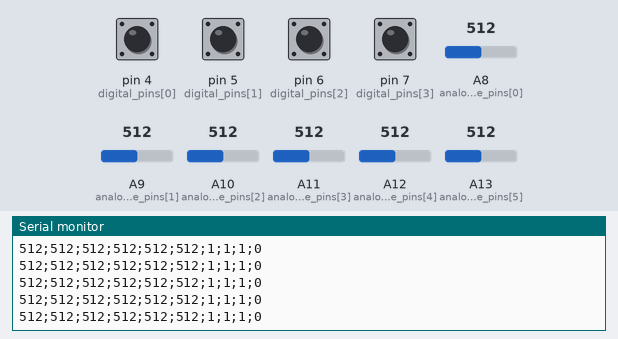
This sketch was run on a simulated Arduino Mega 2560, built with avr-gcc and run on an emulated ATmega2560. On the bench: the last lines printed to the serial monitor. Inputs (shaded band) come from the test bench; at power-on: pin 4 (digital_pins[0]), pin 5 (digital_pins[1]), pin 6 (digital_pins[2]), pin 7 (digital_pins[3]) HIGH, A8 (analogue_pins[0]) = 512, A9 (analogue_pins[1]) = 512, A10 (analogue_pins[2]) = 512, A11 (analogue_pins[3]) = 512, A12 (analogue_pins[4]) = 512, A13 (analogue_pins[5]) = 512.

Above: at 5.7 s.
5.8 s: A8 (analogue_pins[0]) set to 107
At 5.82 s:
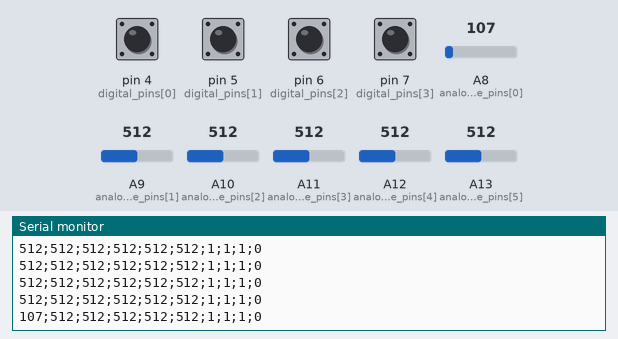
8.8 s: A8 (analogue_pins[0]) set to 90
At 8.88 s:
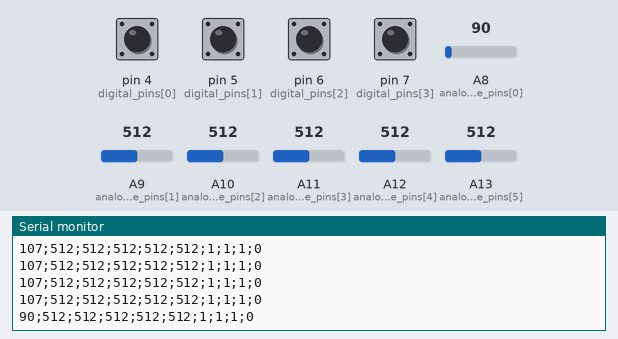
Timing chart, 0 to 11.8 s (numbered marks = the images above; inputs shaded):
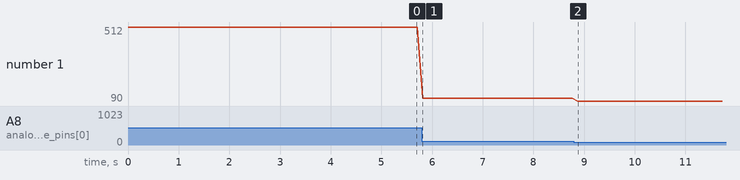

The sketch:

analogue_digital.ino
```cpp
#define NUM_ANALOGUE_PINS 6
#define NUM_DIGITAL_PINS 4
#define JOYSTICK_Z_PIN 7

// List of Pins
uint8_t analogue_pins[] = {A8, A9, A10, A11, A12, A13};
uint8_t digital_pins[] = {4, 5, 6, 7};

unsigned long data_period = 100;

// Define Array to Store Current Values
int analogue_values[NUM_ANALOGUE_PINS];
byte digital_values[NUM_DIGITAL_PINS];

char paddedString[5];

void setup() {
  // Open Serial Link
  Serial.begin(9600);

  // Set the mode for the digital pins
  for (int i = 0; i < NUM_DIGITAL_PINS; i++) {
    pinMode(digital_pins[i], INPUT_PULLUP);
  }
}

void loop() {
  // Read and Update Values for all Analogue Pins
  for (int i = 0; i < NUM_ANALOGUE_PINS; i++) {
    analogue_values[i] = analogRead(analogue_pins[i]);

    // sprintf(paddedString, "%04d", analogue_values[i]);
    Serial.print(analogue_values[i]);

    // Conditionally print the comma to clean up the output
    if (i < NUM_ANALOGUE_PINS - 1) {
      Serial.print(";");
    }
  }

  Serial.print(";");

  // Read and Update Values for all Digital Pins
  for (int i = 0; i < NUM_DIGITAL_PINS; i++) {
    digital_values[i] = digitalRead(digital_pins[i]);

    if (digital_pins[i] == JOYSTICK_Z_PIN) {
      digital_values[i] = !digital_values[i];
    }

    Serial.print(digital_values[i]);

    // Conditionally print the comma to clean up the output
    if (i < NUM_DIGITAL_PINS - 1) {
      Serial.print(";");
    }
  }

  Serial.println("");

  delay(data_period);
}
```

Measured:
- after the input at 5.8 s, the serial monitor: prints a new line at once (image 1)
- after the input at 8.8 s, the serial monitor: prints a new line after 0.07 s (image 2)
- plotted number 1: 512 → 107 after the input at 5.8 s, 107 → 90 after the input at 8.8 s
